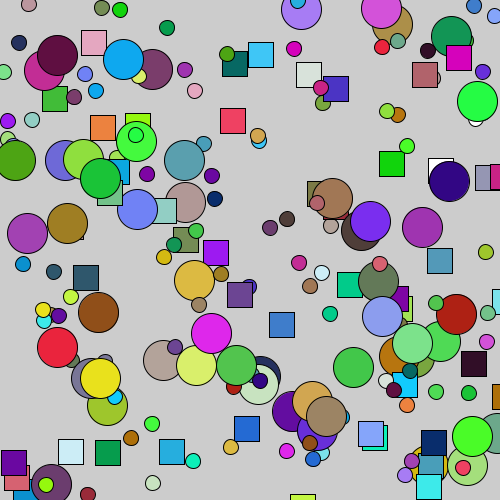
Frame 1 (no input)
Frame 60 (the mouse pressed at the canvas centre just before this capture): identical to frame 1, image omitted
Frame 120 (the mouse held since frame 60 and released just before this capture): identical to frame 1, image omitted

The Processing sketch that drew this single still picture (run headless with seeded random() and noise(); from frame 60 on, the mouse is pressed at the canvas centre):

// Processing sketch: processing_82784
// ── processing_82784.pde

float random1=random(10);
int count=0;



void setup()
{
  size(500,500);
  frameRate(3);
  smooth();
  
}
void draw()
{
 float random1=random(1,10);
 while(count<100)
 {
   ellipse(random(500),random(500),15,15);
   if (random1>5)
  {
    ellipse(random(500),random(500),40,40);
  }
   else
  {
    rect(random(500),random(500),25,25);
  }    
  count=count+1;
  fill(random(255),random(255),random(255));
  random1=random(1,10);
 }
}
